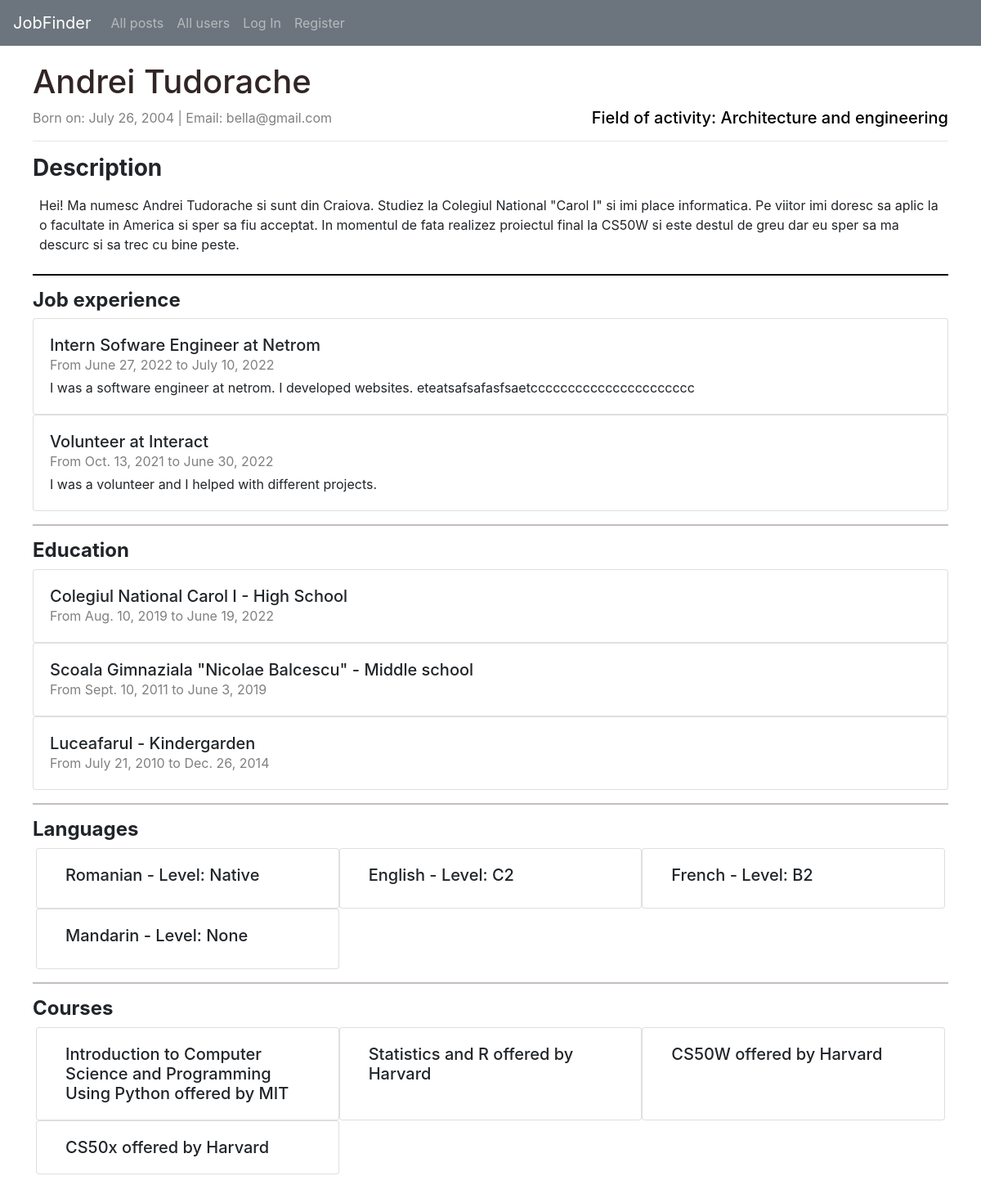
/profile/Bella, run on the app's committed database.
### JobFinderApp/models.py (models this page shows)
class User(AbstractUser):
    description = models.CharField(max_length=500, blank=True, null=True)
    birth_date = models.DateField(blank=True, null=True)
    field = models.CharField(max_length=500, blank=True, null=True)
    is_company = models.BooleanField(default=False)
    location = models.CharField(max_length=100, blank=True, null=True)
    link_to_location = models.CharField(max_length=200, blank=True, null=True)
    class Meta:
        ordering = ['-id']

class Job_experiences(models.Model):
    user = models.ForeignKey(User, on_delete=models.CASCADE, related_name="jobs")
    company_name = models.CharField(max_length=50)
    position = models.CharField(max_length=50)
    description = models.CharField(max_length=200)
    start_date = models.DateField(blank=True, null=True)
    end_date = models.DateField(blank=True, null=True)

class Education(models.Model):
    user = models.ForeignKey(User, on_delete=models.CASCADE, related_name="education")
    institution = models.CharField(max_length=50)
    level = models.CharField(max_length=50)
    start_date = models.DateField(blank=True, null=True)
    end_date = models.DateField(blank=True, null=True)

class Languages(models.Model):
    user = models.ForeignKey(User, on_delete=models.CASCADE, related_name="languages")
    language = models.CharField(max_length=50)
    level = models.CharField(max_length=50)

class Courses(models.Model):
    user = models.ForeignKey(User, on_delete=models.CASCADE, related_name="courses")
    name = models.CharField(max_length=50)
    institution = models.CharField(max_length=50)

### JobFinderApp/views.py (the view)
# urls.py: path("profile/<username>", views.profile, name="profile"),
def profile(request, username):
    return render(request, "JobFinderApp/profile.html", {
        "person": User.objects.get(username = username)
    })

### JobFinderApp/templates/JobFinderApp/profile.html (shortened to what this page needs)
{% extends "JobFinderApp/layout.html" %}
{% block body %}
    {% if not person.is_company %}
        <div class="container-fluid" style="padding: 20px 40px;">
            <h1 style="color:rgb(49, 37, 37);">{{ person.first_name }} {{ person.last_name }}</h1>
            <div style="color: grey">
                Born on: {{ person.birth_date }} | Email: {{ person.email }}
                {% if person.field %}
                    <h5 style="color: black; float: right;">Field of activity: {{ person.field }}</h5>
                {% endif %}
            </div>
            <hr>
            {% if person.description %}
                <div class="mt-3">
                    <h3><strong>Description</strong></h3>
                    <div class="p-2">
                        {{ person.description }}
                    </div>
                </div>
                <hr style="border-color: black; border-width: 2px;">
            {% endif %}
            <h4><strong>Job experience</strong></h4>
            {% for job in person.jobs.all %}
                <div class="card post">
                    <div class="card-body pb-1">
                        <h5 class="card-title mb-0">{{ job.position }} at {{ job.company_name }}</h5>
                        <span style="color: grey;">From {{ job.start_date }} to {{ job.end_date }}</span>
                        <p class="mt-1">{{ job.description }}</p>
                    </div>
                </div>
            {% empty %}
                <div style="padding-left: 1%;">
                    Looks like this user hasn't added any past jobs yet!
                </div>
            {% endfor %}
            <hr style="border-color: rgb(196, 189, 189); border-width: 2px;">
            <h4><strong>Education</strong></h4>
            {% for education in person.education.all %}
                <div class="card post">
                    <div class="card-body">
                        <h5 class="card-title mb-0">{{ education.institution }} - {{ education.level }}</h5>
                        <span style="color: grey;">From {{ education.start_date }} to {{ education.end_date }}</span>
                    </div>
                </div>
            {% empty %}
                <div style="padding-left: 1%;">
                    Looks like this user hasn't added any past education yet!
                </div>
            {% endfor %}
            <hr style="border-color: rgb(196, 189, 189); border-width: 2px;">
            <h4><strong>Languages</strong></h4>
            <div class="row m-1">
                {% for language in person.languages.all %}
                    <div class="col-4 card post" style="display: inline-block;">
                        <div class="card-body">
                            <h5 class="card-title mb-2">{{ language.language }} - Level: {{ language.level }}</h5>
                        </div>
                    </div>
                {% empty %}
                    <div style="padding-left: 1%;">
                        Looks like this user hasn't added any known languages yet!
                    </div>
                {% endfor %}
            </div>
            <hr style="border-color: rgb(196, 189, 189); border-width: 2px;">
            <h4><strong>Courses</strong></h4>
            <div class="row m-1">
            {% for course in person.courses.all %}
                <div class="col-4 card post" style="display: inline-block;">
                    <div class="card-body">
                        <h5 class="card-title mb-0">{{ course.name }} offered by {{ course.institution }}</h5>
                    </div>
                </div>
            {% empty %}
                <div style="padding-left: 1%;">
                    Looks like this user hasn't added any courses yet!
                </div>
            {% endfor %}
        </div>
    {% endif %}
{% endblock %}

### JobFinderApp/static/JobFinderApp/styles.css (style rules this page uses)
html, body { margin:0px; height:100%; }

### data on the page
User: first_name "Andrei", last_name "Tudorache", birth_date "July 26, 2004", email "bella@gmail.com", field "Architecture and engineering", description "Hei! Ma numesc Andrei Tudorache si sunt din Craiova. Studiez la Colegiul National \"Carol I\" si imi place informatica. Pe viitor imi doresc sa aplic la o facultate in America si sper sa fiu acceptat. In momentul de fata realizez proiectul final la CS50W si este destul de greu dar eu sper sa ma descurc si sa trec cu bine peste."
Job_experiences: position "Intern Sofware Engineer", company_name "Netrom", start_date "June 27, 2022", end_date "July 10, 2022", description "I was a software engineer at netrom. I developed websites. eteatsafsafasfsaetcccccccccccccccccccccc"
Job_experiences: position "Volunteer", company_name "Interact", start_date "Oct. 13, 2021", end_date "June 30, 2022", description "I was a volunteer and I helped with different projects."
Education: institution "Colegiul National Carol I", level "High School", start_date "Aug. 10, 2019", end_date "June 19, 2022"
Education: institution "Scoala Gimnaziala \"Nicolae Balcescu\"", level "Middle school", start_date "Sept. 10, 2011", end_date "June 3, 2019"
Education: institution "Luceafarul", level "Kindergarden", start_date "July 21, 2010", end_date "Dec. 26, 2014"
Languages: language "Romanian", level "Native"
Languages: language "English", level "C2"
Languages: language "French", level "B2"
Languages: language "Mandarin", level "None"
Courses: name "Introduction to Computer Science and Programming Using Python", institution "MIT"
Courses: name "Statistics and R", institution "Harvard"
Courses: name "CS50W", institution "Harvard"
Courses: name "CS50x", institution "Harvard"
